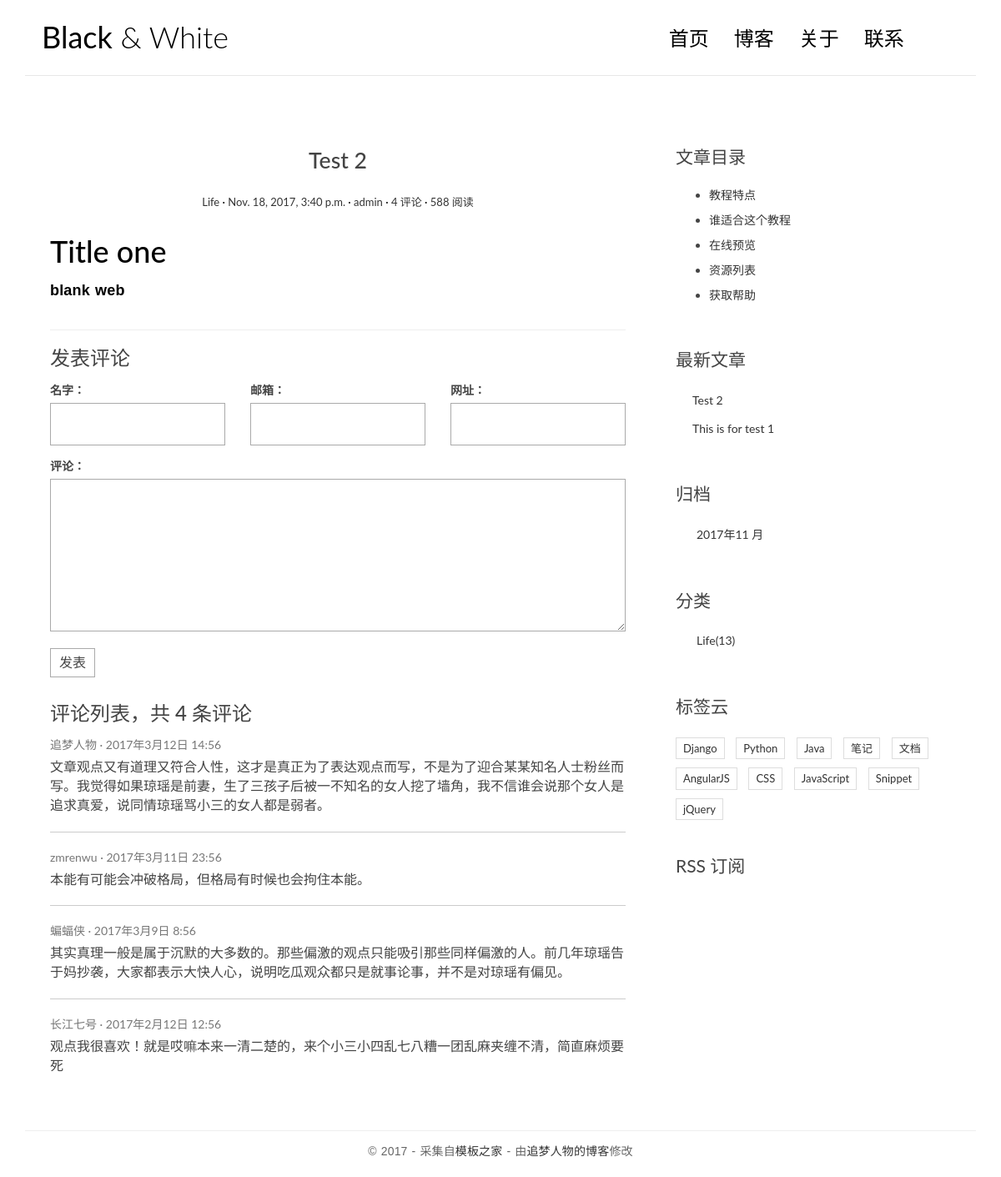
The app's page /blog/post/2/ with its own data.
### blog/models.py (models this page shows, shortened)
@python_2_unicode_compatible
class Post(models.Model):
    title = models.CharField(max_length=70)
    body = models.TextField()
    created_time = models.DateTimeField()
    modified_time = models.DateTimeField()
    excerpt = models.CharField(max_length=200, blank=True)
    category = models.ForeignKey(Category)
    tags = models.ManyToManyField(Tag, blank=True)
    author = models.ForeignKey(User)
    def get_absolute_url(self):
        return reverse('blog:detail', kwargs={'pk': self.pk})

class Category(models.Model):
   name = models.CharField(max_length=100)

### blog/views.py (the view)
# urls.py: url(r'^post/(?P<pk>[0-9]+)/$', views.detail, name='detail'),
def detail(request, pk):
    post = get_object_or_404(Post, pk=pk)
    post.body = markdown.markdown(post.body,
                                  extensions=[
                                      'markdown.extensions.extra',
                                      'markdown.extensions.codehilite',
                                      'markdown.extensions.toc',
                                  ])
    return render(request, 'blog/detail.html', context={'post': post})

### blog/templatetags/blog_tags.py (called while the page is built)
@register.simple_tag
def get_recent_posts(num=5):
    return Post.objects.all().order_by('-created_time')[:num]

@register.simple_tag
def archives():
    return Post.objects.dates('created_time', 'month', order='DESC')

@register.simple_tag
def get_category():
    return Category.objects.all()

### templates/blog/detail.html
{% extends 'base.html' %}
{% block main %}
    <article class="post post-{{ post.pk }}">
        <header class="entry-header">
            <h1 class="entry-title">{{ post.title }}</h1>
            <div class="entry-meta">
                <span class="post-category"><a href="#">{{ post.category.name }}</a></span>
                <span class="post-date"><a href="#"><time class="entry-date"
                                                          datetime="{{ post.created_time }}">{{ post.created_time }}</time></a></span>
                <span class="post-author"><a href="#">{{ post.author }}</a></span>
                <span class="comments-link"><a href="#">4 评论</a></span>
                <span class="views-count"><a href="#">588 阅读</a></span>
            </div>
        </header>
        <div class="entry-content clearfix">
            {{ post.body|safe }}
        </div>
    </article>
    <section class="comment-area" id="comment-area">
        <hr>
        <h3>发表评论</h3>
        <form action="#" method="post" class="comment-form">
            <div class="row">
                <div class="col-md-4">
                    <label for="id_name">名字：</label>
                    <input type="text" id="id_name" name="name" required>
                </div>
                <div class="col-md-4">
                    <label for="id_email">邮箱：</label>
                    <input type="email" id="id_email" name="email" required>
                </div>
                <div class="col-md-4">
                    <label for="id_url">网址：</label>
                    <input type="text" id="id_url" name="url">
                </div>
                <div class="col-md-12">
                    <label for="id_comment">评论：</label>
                    <textarea name="comment" id="id_comment" required></textarea>
                    <button type="submit" class="comment-btn">发表</button>
                </div>
            </div>
        </form>
        <div class="comment-list-panel">
            <h3>评论列表，共 <span>4</span> 条评论</h3>
            <ul class="comment-list list-unstyled">
                <li class="comment-item">
                    <span class="nickname">追梦人物</span>
                    <time class="submit-date" datetime="2012-11-09T23:15:57+00:00">2017年3月12日 14:56</time>
                    <div class="text">
                        文章观点又有道理又符合人性，这才是真正为了表达观点而写，不是为了迎合某某知名人士粉丝而写。我觉得如果琼瑶是前妻，生了三孩子后被一不知名的女人挖了墙角，我不信谁会说那个女人是追求真爱，说同情琼瑶骂小三的女人都是弱者。
                    </div>
                </li>
                <li class="comment-item">
                    <span class="nickname">zmrenwu</span>
                    <time class="submit-date" datetime="2012-11-09T23:15:57+00:00">2017年3月11日 23:56</time>
                    <div class="text">
                        本能有可能会冲破格局，但格局有时候也会拘住本能。
                    </div>
                </li>
                <li class="comment-item">
                    <span class="nickname">蝙蝠侠</span>
                    <time class="submit-date" datetime="2012-11-09T23:15:57+00:00">2017年3月9日 8:56</time>
                    <div class="text">
                        其实真理一般是属于沉默的大多数的。那些偏激的观点只能吸引那些同样偏激的人。前几年琼瑶告于妈抄袭，大家都表示大快人心，说明吃瓜观众都只是就事论事，并不是对琼瑶有偏见。
                    </div>
                </li>
                <li class="comment-item">
                    <span class="nickname">长江七号</span>
                    <time class="submit-date" datetime="2012-11-09T23:15:57+00:00">2017年2月12日 12:56</time>
                    <div class="text">
                        观点我很喜欢！就是哎嘛本来一清二楚的，来个小三小四乱七八糟一团乱麻夹缠不清，简直麻烦要死
                    </div>
                </li>
            </ul>
        </div>
    </section>
{% endblock main %}
{% block toc %}
    <div class="widget widget-content">
        <h3 class="widget-title">文章目录</h3>
        <ul>
            <li>
                <a href="#">教程特点</a>
            </li>
            <li>
                <a href="#">谁适合这个教程</a>
            </li>
            <li>
                <a href="#">在线预览</a>
            </li>
            <li>
                <a href="#">资源列表</a>
            </li>
            <li>
                <a href="#">获取帮助</a>
            </li>
        </ul>
    </div>
{% endblock toc %}

### templates/base.html (shortened to what this page needs)
{% load staticfiles %}
{% load blog_tags %}
<!DOCTYPE html>
<html>
<head>
    <link rel="stylesheet" href="http://code.ionicframework.com/ionicons/2.0.1/css/ionicons.min.css">
    <link rel="stylesheet" href="{% static 'blog/css/bootstrap.min.css' %}">
    <link rel="stylesheet" href="{% static 'blog/css/pace.css' %}">
    <link rel="stylesheet" href="{% static 'blog/css/custom.css' %}">
    <link rel="stylesheet" href="{% static 'blog/css/highlights/github.css' %}">
</head>
<body>
<div class="container">
    <header id="site-header">
        <div class="row">
            <div class="col-md-4 col-sm-5 col-xs-8">
                <div class="logo">
                    <h1><a href="index.html"><b>Black</b> &amp; White</a></h1>
                </div>
            </div>
            <div class="col-md-8 col-sm-7 col-xs-4">
                <nav class="main-nav" role="navigation">
                    <div class="collapse navbar-collapse" id="bs-example-navbar-collapse-1">
                        <ul class="nav navbar-nav navbar-right">
                            <li class="cl-effect-11"><a href="index.html" data-hover="首页">首页</a></li>
                            <li class="cl-effect-11"><a href="full-width.html" data-hover="博客">博客</a></li>
                            <li class="cl-effect-11"><a href="about.html" data-hover="关于">关于</a></li>
                            <li class="cl-effect-11"><a href="contact.html" data-hover="联系">联系</a></li>
                        </ul>
                    </div>
                </nav>
            </div>
        </div>
    </header>
</div>
<div class="content-body">
    <div class="container">
        <div class="row">
            <main class="col-md-8">
                {% block main %}
                {% endblock main %}
            </main>
            <aside class="col-md-4">
                {% block toc %}
                {% endblock toc %}
                <div class="widget widget-recent-posts">
                    <h3 class="widget-title">最新文章</h3>
                    {% get_recent_posts as recent_post_list %}
                    <ul>
                        {% for post in recent_post_list %}
                            <li>
                                <a href="{{ post.get_absolute_url }}">{{ post.title }}</a>
                            </li>
                        {% empty %}
                            Nothing!
                        {% endfor %}
                    </ul>
                </div>
                <div class="widget widget-archives">
                    <h3 class="widget-title">归档</h3>
                    {% archives as date_list %}
                    <ul>
                        {% for date in date_list %}
                            <li>
                                <a href="{% url 'blog:archives' date.year date.month %}">
                                    {{ date.year }}年{{ date.month }} 月</a>
                            </li>
                        {% empty %}
                            Nothing!
                        {% endfor %}
                    </ul>
                </div>
                <div class="widget widget-category">
                    <h3 class="widget-title">分类</h3>
                    {% get_category as category_list %}
                    <ul>
                        {% for category in category_list %}
                            <li>
                                <a href="{% url 'blog:category' category.pk %} ">{{ category.name }}<span class="post-count">(13)</span> </a>
                            </li>
                        {% empty %}
                            Nothing!
                        {% endfor %}
                    </ul>
                </div>
                <div class="widget widget-tag-cloud">
                    <h3 class="widget-title">标签云</h3>
                    <ul>
                        <li>
                            <a href="#">Django</a>
                        </li>
                        <li>
                            <a href="#">Python</a>
                        </li>
                        <li>
                            <a href="#">Java</a>
                        </li>
                        <li>
                            <a href="#">笔记</a>
                        </li>
                        <li>
                            <a href="#">文档</a>
                        </li>
                        <li>
                            <a href="#">AngularJS</a>
                        </li>
                        <li>
                            <a href="#">CSS</a>
                        </li>
                        <li>
                            <a href="#">JavaScript</a>
                        </li>
                        <li>
                            <a href="#">Snippet</a>
                        </li>
                        <li>
                            <a href="#">jQuery</a>
                        </li>
                    </ul>
                </div>
                <div class="rss">
                    <a href=""> RSS 订阅</a>
                </div>
            </aside>
        </div>
    </div>
</div>
<footer id="site-footer">
    <div class="container">
        <div class="row">
            <div class="col-md-12">
                <p class="copyright">&copy 2017 - 采集自<a href="http://www.cssmoban.com/"
                                                        target="_blank" title="模板之家">模板之家</a>
                    - 由<a href="http://zmrenwu.com/" title="网页模板" target="_blank">追梦人物的博客</a>修改
                </p>
            </div>
        </div>
    </div>
</footer>
</body>
</html>

### blog/static/blog/css/custom.css (style rules this page uses)
* { outline: none; }
h1, h2, h3, h4, h5, h6 { margin-top: 0; }
b { font-weight: 400; }
a { color: #333; }
body { color: #444; font-family: 'Lato', sans-serif; }
p { font-family: 'Ubuntu', sans-serif; font-weight: 400; word-spacing: 1px; letter-spacing: 0.01em; }
#site-header { background-color: #FFF; padding: 25px 20px; margin-bottom: 40px; border-bottom: 1px solid #e7e7e7; }
.logo h1 a { color: #000; }
.logo h1 { margin: 0; font-family: 'Lato', sans-serif; font-weight: 300; }
.main-nav { margin-top: 11px; max-width: 95%; }
.main-nav a { color: #000000 !important; padding: 0 0 5px 0 !important; margin-right: 30px; font-family: 'Lato', sans-serif; font-weight: 300; font-size: 24px; }
.cl-effect-11 a { padding: 10px 0; color: #0972b4; text-shadow: none; }
.cl-effect-11 a::before { position: absolute; top: 0; left: 0; overflow: hidden; padding: 0 0 5px 0 !important; max-width: 0; border-bottom: 1px solid #000; color: #000; content: attr(data-hover); white-space: nowrap; -webkit-transition: max-width 0.5s; -moz-transition: max-width 0.5s; transition: max-width 0.5s; }
.content-body { padding-bottom: 4em; }
.post { background: #fff; padding: 30px 30px 0; }
.entry-title { text-align: center; font-size: 1.9em; margin-bottom: 20px; line-height: 1.6; padding: 10px 20px 0; }
.entry-meta { text-align: center; color: #DDDDDD; font-size: 13px; margin-bottom: 30px; }
.entry-content { font-size: 18px; line-height: 1.9; font-weight: 300; color: #000; }
.post-category::after, .post-date::after, .post-author::after, .comments-link::after { content: ' ·'; color: #000; }
.widget { background: #fff; padding: 30px 0 0; }
.widget-title { font-size: 1.5em; margin-bottom: 20px; line-height: 1.6; padding: 10px 0 0; font-weight: 400; }
.widget-recent-posts ul { padding: 0; margin: 0; padding-left: 20px; }
.widget-recent-posts ul li { list-style-type: none; position: relative; line-height: 170%; margin-bottom: 10px; }
.widget-recent-posts ul li::before { content: '\f3d3'; font-family: "Ionicons"; position: absolute; left: -17px; top: 3px; font-size: 16px; color: #000; }
.widget-archives ul { padding: 0; margin: 0; padding-left: 25px; }
.widget-archives ul li { list-style-type: none; position: relative; line-height: 170%; margin-bottom: 10px; }
.widget-archives ul li::before { content: '\f3f3'; font-family: "Ionicons"; position: absolute; left: -25px; top: 1px; font-size: 16px; color: #000; }
.widget-category ul { padding: 0; margin: 0; padding-left: 25px; }
.widget-category ul li { list-style-type: none; position: relative; line-height: 170%; margin-bottom: 10px; }
.widget-category ul li::before { content: '\f3fe'; font-family: "Ionicons"; position: absolute; left: -25px; top: 1px; font-size: 18px; color: #000; }
.widget-tag-cloud ul { padding: 0; margin: 0; margin-right: -10px; }
.widget-tag-cloud ul li { list-style-type: none; font-size: 13px; display: inline-block; margin-right: 10px; margin-bottom: 10px; padding: 3px 8px; border: 1px solid #ddd; }
.widget-content ul li { margin-bottom: 10px; }
.rss { font-size: 21px; margin-top: 30px; }
.rss a { color: #444; }
#site-footer { padding-top: 10px; padding: 0 0 1.5em 0; }
.copyright { text-align: center; padding-top: 1em; margin: 0; border-top: 1px solid #eee; color: #666; }
.contact-form input, .comment-form input { border: 1px solid #aaa; margin-bottom: 15px; width: 100%; padding: 15px 15px; font-size: 16px; line-height: 100%; transition: 0.4s border-color linear; }
.contact-form textarea, .comment-form textarea { border: 1px solid #aaa; margin-bottom: 15px; width: 100%; padding: 15px 15px; font-size: 16px; line-height: 20px !important; min-height: 183px; transition: 0.4s border-color linear; }
.comment-area { padding: 0 30px 0; }
.comment-form { margin-top: 15px; }
.comment-form .comment-btn { background-color: #fff; border: 1px solid #aaa; font-size: 16px; padding: 5px 10px; }
.comment-list-panel { margin-top: 30px; }
.comment-list { margin-top: 15px; }
.comment-item:not(:last-child) { border-bottom: 1px #ccc solid; margin-bottom: 20px; padding-bottom: 20px; }
.comment-item .nickname, .comment-item .submit-date { color: #777; font-size: 14px; }
.comment-item .nickname:after { content: ' ·'; }
.comment-item .text { padding-top: 5px; font-size: 16px; }

### records on screen
Post: title "Test 2", category.name "Life", created_time "Nov. 18, 2017, 3:40 p.m.", author "admin", body "Title one blank web"
Post: title "This is for test 1"
Category: name "Life"

### other values on screen
{{ date.year }} "2017"
{{ date.month }} "11"
